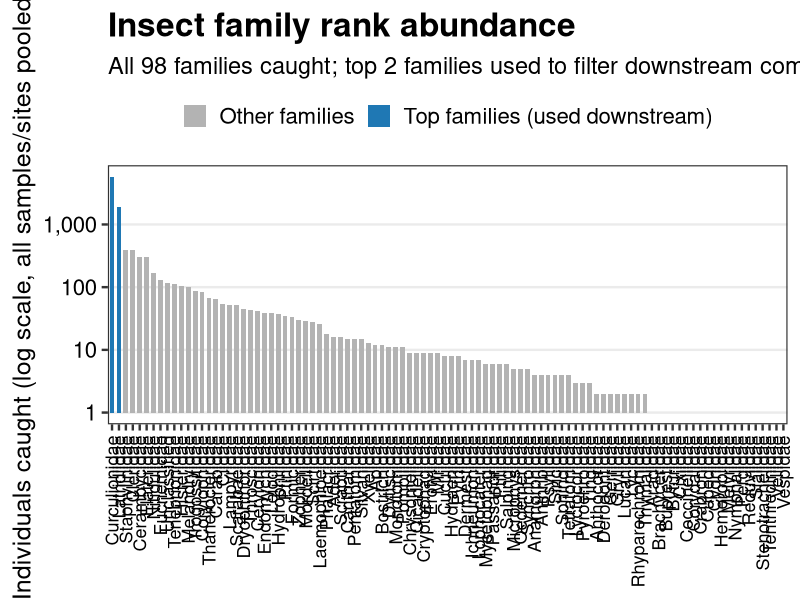
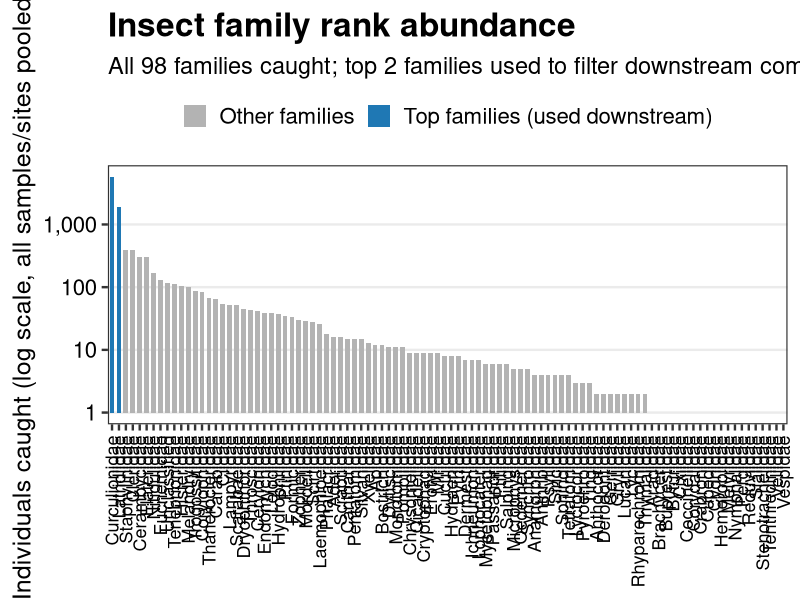
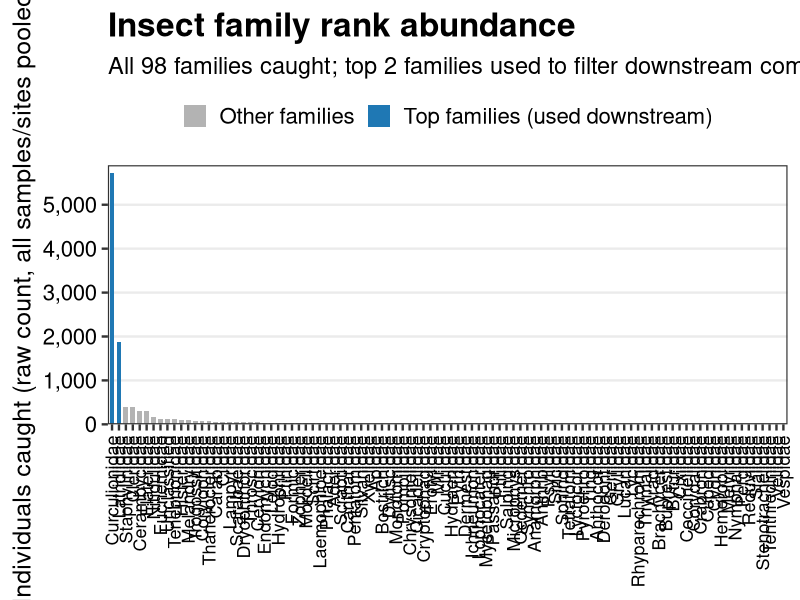
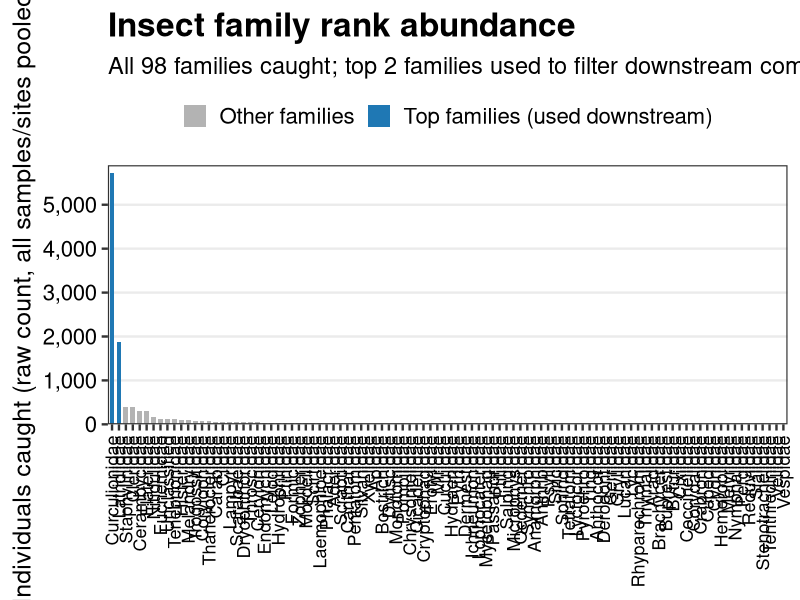
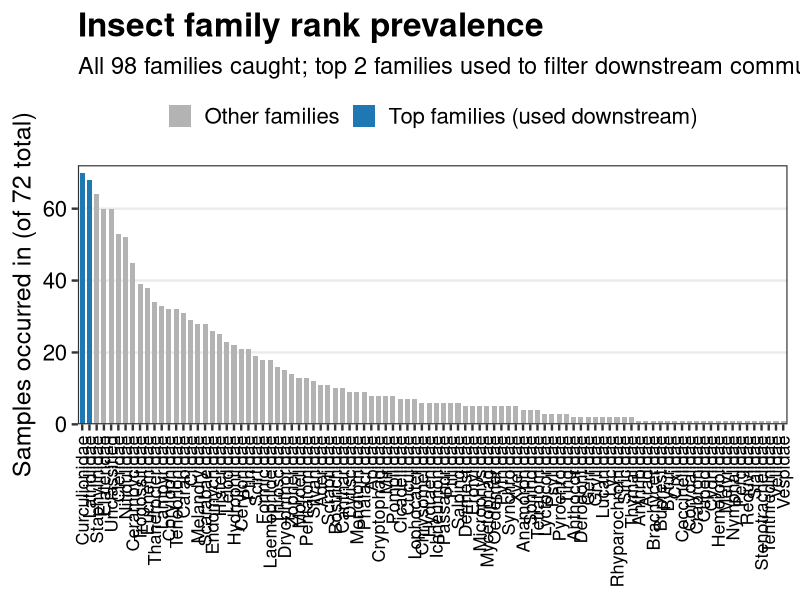
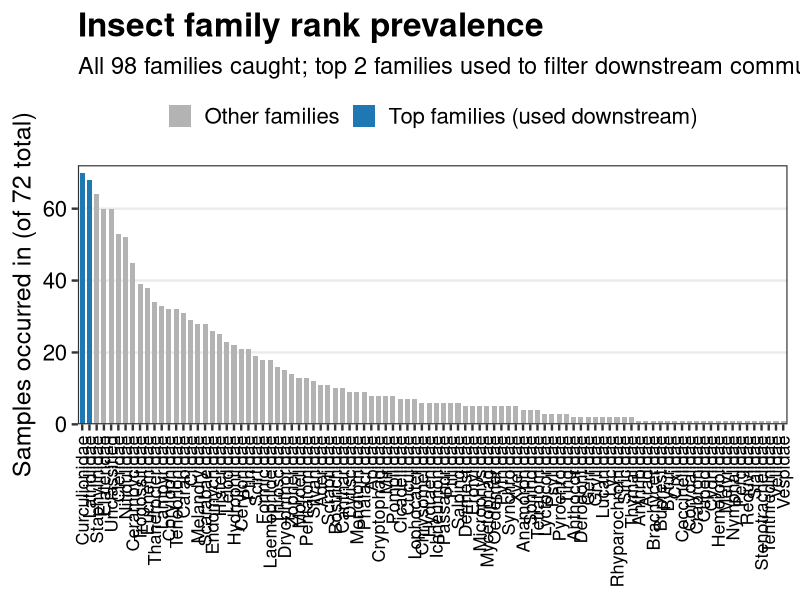

These charts were generated, in order, by the following R code:
##############################################################################
# Insect family rank-abundance / rank-prevalence plots (diagnostic, not for
# publication).
#
# Shows every family caught (no prevalence/abundance filtering), ranked by
# (1) total individuals caught and (2) number of samples occurred in, to
# visualize how steeply abundance/prevalence drop off after the top
# families -- i.e. to justify restricting downstream community analyses to
# the top two families (Curculionidae + Latridiidae; see
# fig1_taxonomic_breakdown.R panel c and insect_taxonomic_groups_bars.R).
##############################################################################

library(dplyr)
library(tidyr)
library(ggplot2)

out_fig_dir <- "figures/insect_comps_2024"
dir.create(out_fig_dir, showWarnings = FALSE, recursive = TRUE)

n_focal <- 2   # highlight the n_focal most-abundant families (the ones used downstream)

sp_tab <- read.csv("data/2024_insect_data/insect_species_tab.csv")
sample_cols <- sp_tab %>% select(where(is.numeric)) %>% colnames()
n_samples <- length(sample_cols)

insect_long <- sp_tab %>%
  mutate(Family = ifelse(is.na(Family) | Family == "", "Unclassified", Family)) %>%
  pivot_longer(cols = all_of(sample_cols), names_to = "col_names", values_to = "count")

family_totals <- insect_long %>%
  group_by(Family) %>%
  summarize(total = sum(count), .groups = "drop") %>%
  filter(total > 0) %>%
  arrange(desc(total)) %>%
  mutate(rank = row_number(),
         focal = ifelse(rank <= n_focal, "Top families (used downstream)", "Other families"))

cat("All", nrow(family_totals), "families shown, ranked by total individuals caught.\n")
cat("Top", n_focal, "families:", paste(head(family_totals$Family, n_focal), collapse = ", "),
    "=", round(100 * sum(head(family_totals$total, n_focal)) / sum(family_totals$total), 1),
    "% of all individuals caught.\n")

# number of samples (out of n_samples) each family was detected in at all
# (count > 0), regardless of how many individuals -- same "focal" families
# (top n_focal by abundance, above) are highlighted here too for comparison
top_families <- head(family_totals$Family, n_focal)

family_prevalence <- insect_long %>%
  group_by(Family, col_names) %>%
  summarize(count = sum(count), .groups = "drop") %>%
  filter(count > 0) %>%
  group_by(Family) %>%
  summarize(n_occ = n_distinct(col_names), .groups = "drop") %>%
  arrange(desc(n_occ)) %>%
  mutate(rank = row_number(),
         focal = ifelse(Family %in% top_families, "Top families (used downstream)", "Other families"))

cat("\nAll", nrow(family_prevalence), "families shown, ranked by number of samples occurred in (out of",
    n_samples, "samples total).\n")

base_plot <- function(data, y_label, title) {
  ggplot(data, aes(x = reorder(Family, rank), fill = focal)) +
    scale_fill_manual(values = c("Top families (used downstream)" = "#1f78b4",
                                  "Other families" = "grey70"),
                       name = NULL) +
    labs(x = NULL, y = y_label,
         title = title,
         subtitle = paste0("All ", nrow(data), " families caught; top ", n_focal,
                            " families used to filter downstream community analyses")) +
    theme_bw(base_size = 18) +
    theme(
      axis.text.x = element_text(size = 13, color = "black", angle = 90, hjust = 1, vjust = 0.5),
      axis.text.y = element_text(size = 16, color = "black"),
      axis.title.y = element_text(size = 18),
      plot.title = element_text(size = 24, face = "bold"),
      plot.subtitle = element_text(size = 17),
      legend.position = "top",
      legend.text = element_text(size = 16),
      panel.grid.minor = element_blank(),
      panel.grid.major.x = element_blank()
    )
}

p_log <- base_plot(family_totals, "Individuals caught (log scale, all samples/sites pooled)",
                    "Insect family rank abundance") +
  geom_col(aes(y = total), width = 0.7) +
  scale_y_log10(labels = scales::comma)

p_raw <- base_plot(family_totals, "Individuals caught (raw count, all samples/sites pooled)",
                    "Insect family rank abundance") +
  geom_col(aes(y = total), width = 0.7) +
  scale_y_continuous(labels = scales::comma, expand = expansion(mult = c(0, 0.03)))

p_prevalence <- base_plot(family_prevalence, paste0("Samples occurred in (of ", n_samples, " total)"),
                           "Insect family rank prevalence") +
  geom_col(aes(y = n_occ), width = 0.7) +
  scale_y_continuous(labels = scales::comma, expand = expansion(mult = c(0, 0.03)))

ggsave(file.path(out_fig_dir, "insect_family_rank_abundance_log.png"), p_log,
       width = 24, height = 9, dpi = 300, bg = "white")
ggsave(file.path(out_fig_dir, "insect_family_rank_abundance_log.pdf"), p_log,
       width = 24, height = 9)

ggsave(file.path(out_fig_dir, "insect_family_rank_abundance_raw.png"), p_raw,
       width = 24, height = 9, dpi = 300, bg = "white")
ggsave(file.path(out_fig_dir, "insect_family_rank_abundance_raw.pdf"), p_raw,
       width = 24, height = 9)

ggsave(file.path(out_fig_dir, "insect_family_rank_prevalence.png"), p_prevalence,
       width = 24, height = 9, dpi = 300, bg = "white")
ggsave(file.path(out_fig_dir, "insect_family_rank_prevalence.pdf"), p_prevalence,
       width = 24, height = 9)

cat("\nDone. Wrote insect_family_rank_abundance_{log,raw}.{png,pdf} and insect_family_rank_prevalence.{png,pdf} to",
    out_fig_dir, "\n")
